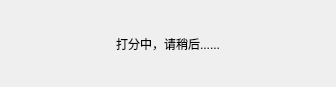
<?xml version="1.0" encoding="UTF-8"?>
<ui version="4.0">
 <class>Dialog</class>
 <widget class="QDialog" name="Dialog">
  <property name="geometry">
   <rect>
    <x>0</x>
    <y>0</y>
    <width>336</width>
    <height>87</height>
   </rect>
  </property>
  <property name="windowTitle">
   <string>Dialog</string>
  </property>
  <layout class="QGridLayout" name="gridLayout">
   <item row="0" column="0">
    <widget class="QLabel" name="label">
     <property name="text">
      <string>打分中，请稍后......</string>
     </property>
     <property name="alignment">
      <set>Qt::AlignCenter</set>
     </property>
    </widget>
   </item>
  </layout>
 </widget>
 <resources/>
 <connections/>
</ui>
